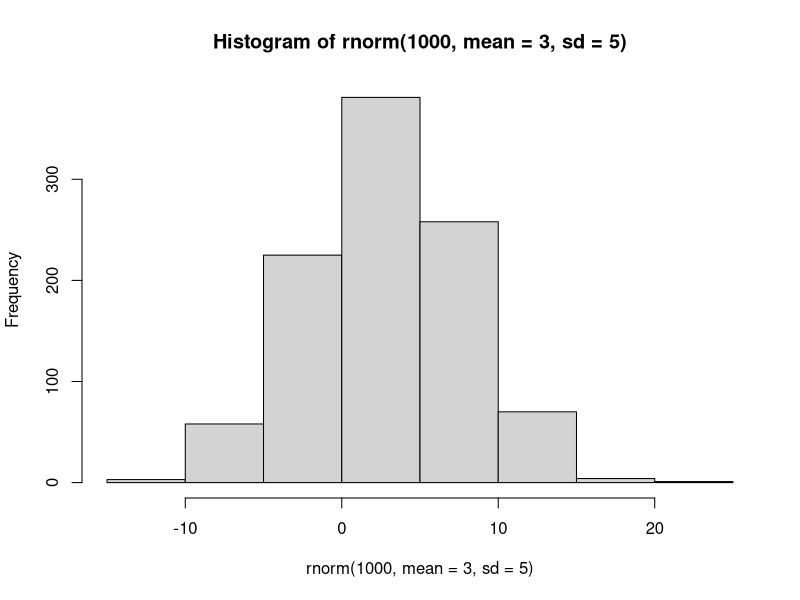

Recreate this plot in R.
pnorm(67.71, mean = 70, sd=5, lower.tail = TRUE, log.p = FALSE)

z <-(1-3)/5^(1/2)
1-pnorm(z)
 hist(rnorm(1000,mean=3, sd=5
            ))
 